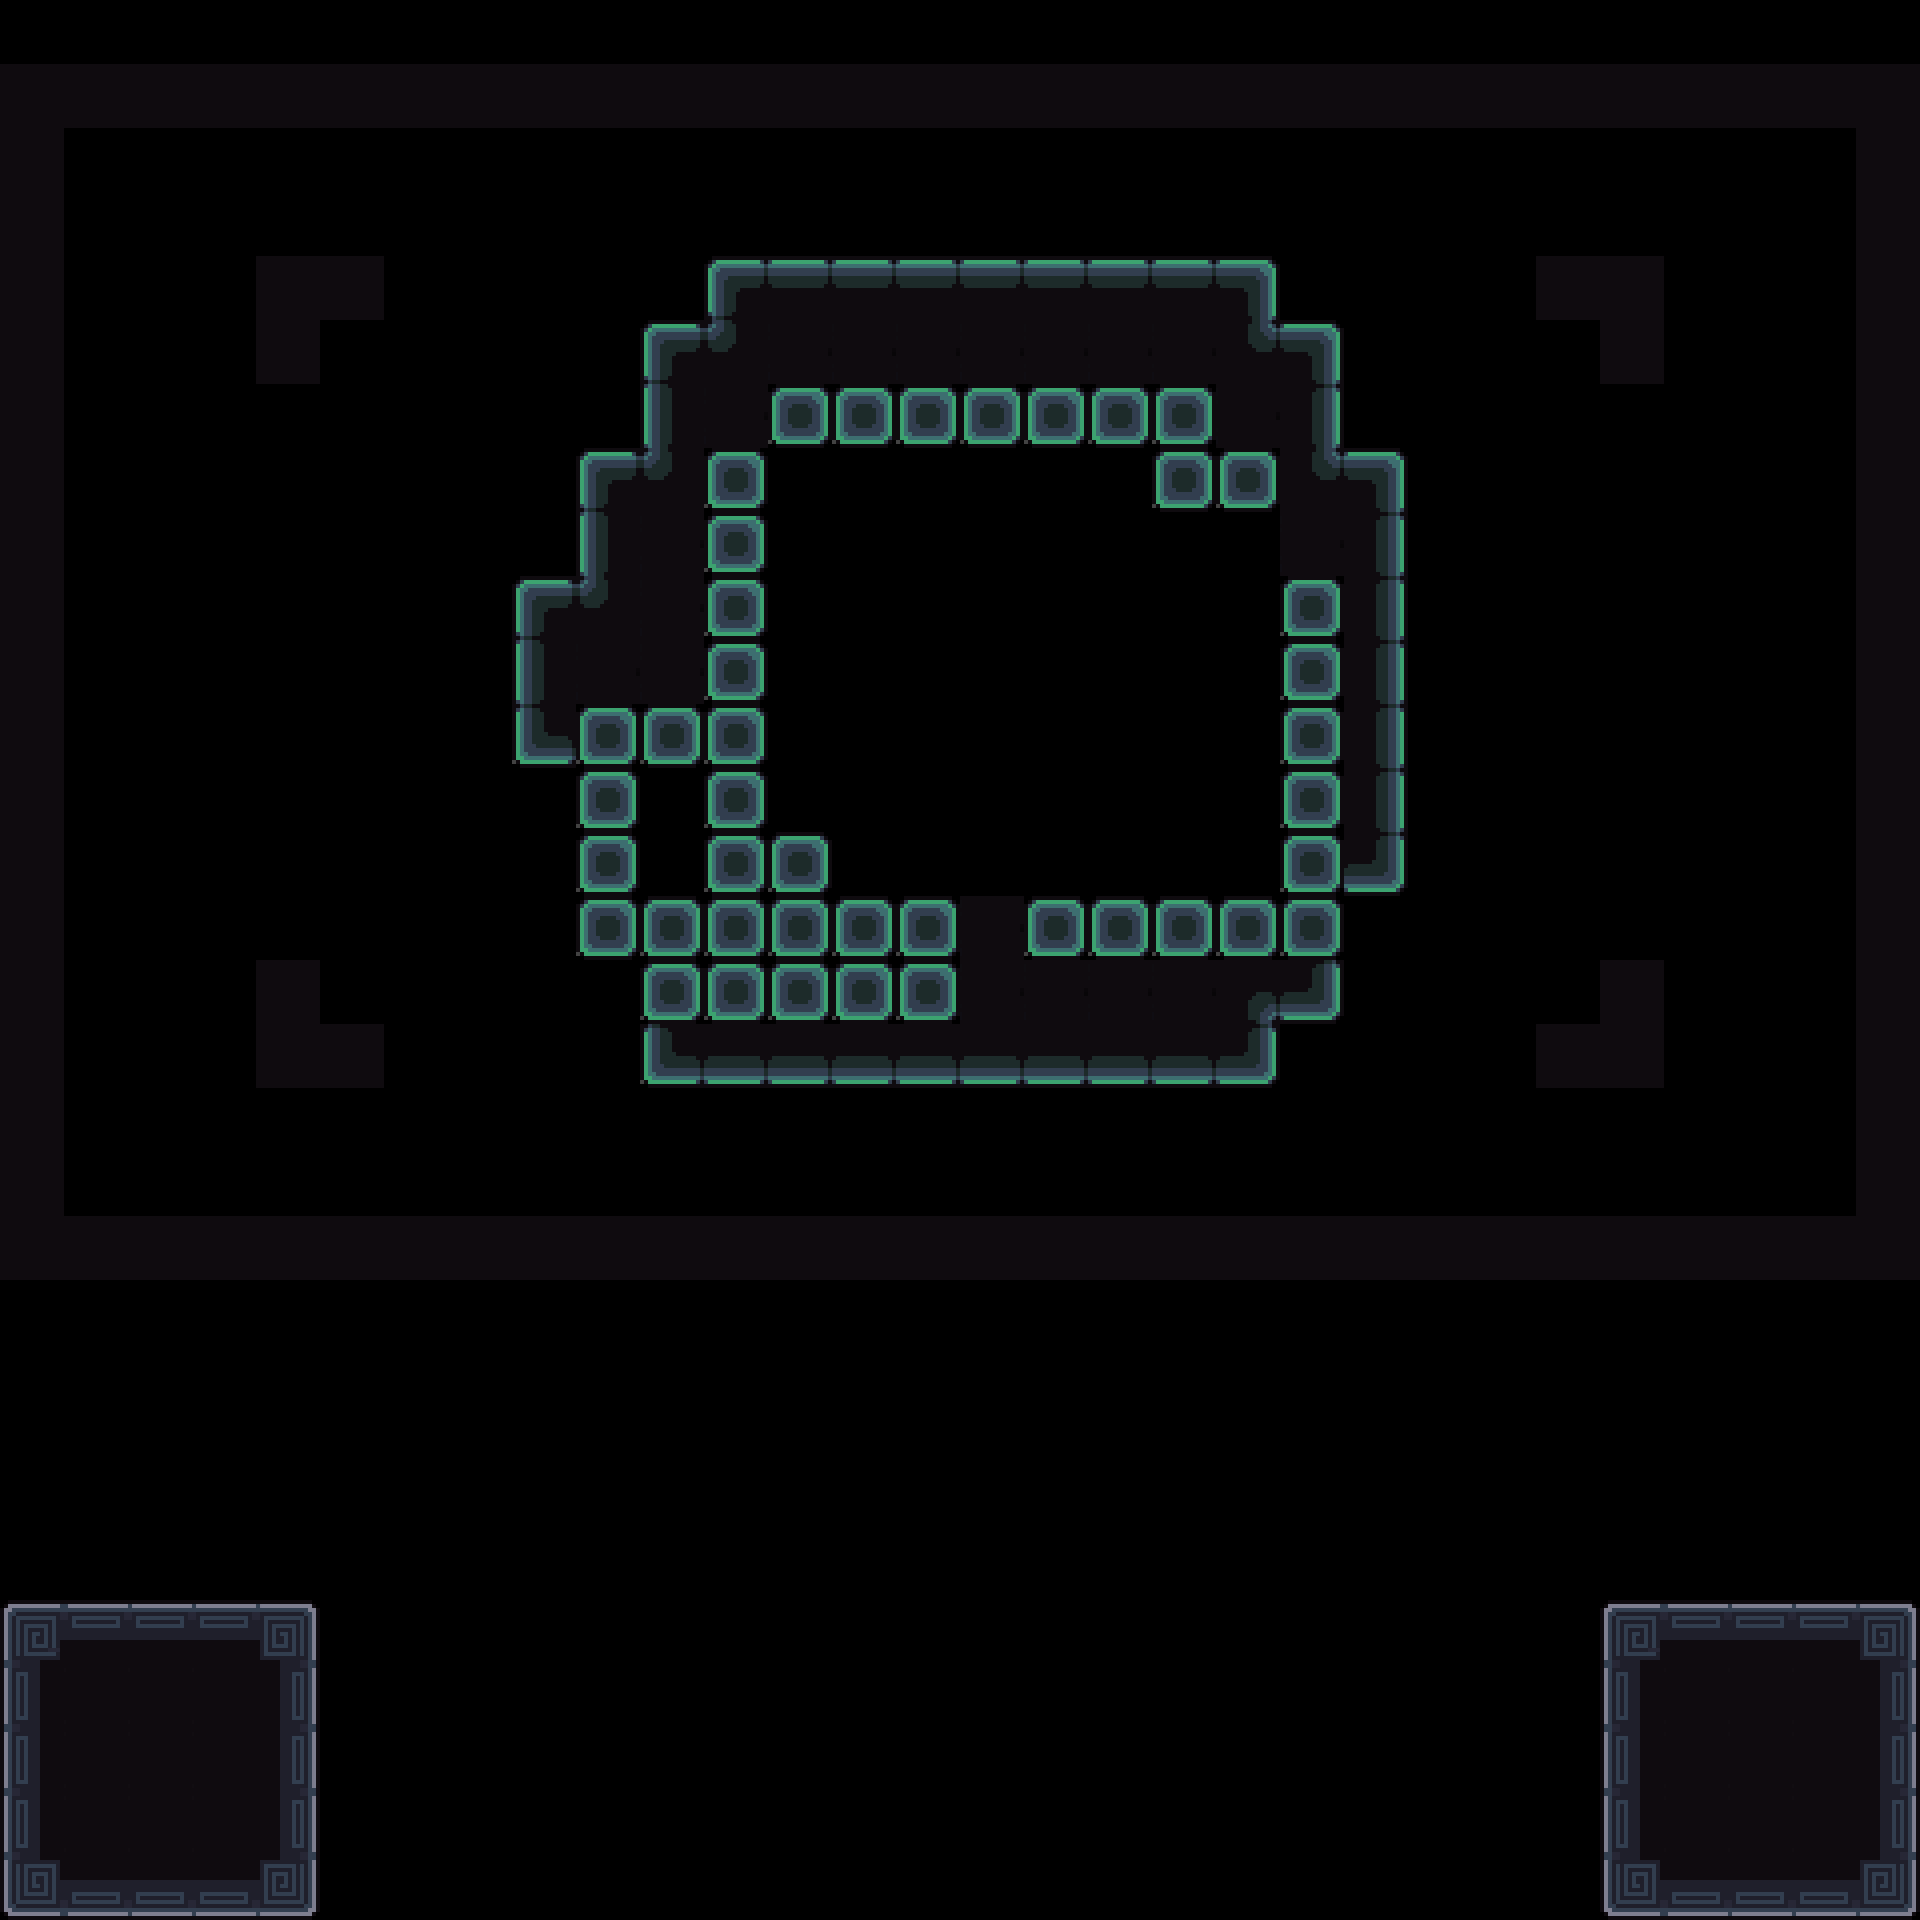

Rendered tile map (Tiled .tmx) drawn with the repository's tilesets; below, a short description and the map source with its tile grids summarised:
An orthogonal 30x30 tile map with 64x64 px tiles, 4 tile layers (Decoration, Main, Exit, Border) and 14 objects (4x 1, 4x Battery, 2x Spike, Camera1, Camera2, ...).

<map version="1.10" tiledversion="1.11.2" orientation="orthogonal" renderorder="right-down" width="30" height="30" tilewidth="64" tileheight="64" infinite="0" nextlayerid="8" nextobjectid="117">
 <tileset firstgid="1" source="../tilesets/tileset_d.tsx" />
 <objectgroup id="4" name="Triggers" visible="0">
  <object id="23" name="Camera1" x="960" y="672">
   <point />
  </object>
  <object id="24" name="Camera2" x="704" y="480">
   <point />
  </object>
  <object id="28" name="Win" x="0" y="64" width="1920" height="1216" />
  <object id="29" name="Unactive" x="0" y="1600" width="320" height="320" />
  <object id="106" name="Data" type="1" x="0" y="0" width="63.6932" height="63.6932">
   <properties>
    <property name="bg" value="blue" />
    <property name="level_number" type="int" value="0" />
    <property name="level_unlock" value="0" />
   </properties>
  </object>
 </objectgroup>
 <layer id="3" name="Decoration" width="30" height="30">
  <data>[900 cells, 0 non-empty, 0 distinct tile ids]</data>
 </layer>
 <layer id="7" name="Main" width="30" height="30">
  <data>[900 cells, 153 non-empty, 22 distinct tile ids]</data>
 </layer>
 <layer id="6" name="Exit" width="30" height="30">
  <data>[900 cells, 0 non-empty, 0 distinct tile ids]</data>
 </layer>
 <objectgroup id="2" name="Entities">
  <object id="107" name="Player0" type="1" x="768" y="640" width="63.6932" height="63.6932" />
  <object id="108" name="Box" type="1" x="1216" y="640" width="63.6932" height="63.6932" />
  <object id="113" name="Box" type="1" x="768" y="576" width="63.6932" height="63.6932" />
  <object id="110" name="Battery" x="1216" y="832" width="63.5" height="63.5" />
  <object id="114" name="Battery" x="768" y="768" width="63.5" height="63.5" />
  <object id="115" name="Battery" x="768" y="448" width="63.5" height="63.5" />
  <object id="116" name="Battery" x="1216" y="512" width="63.5" height="63.5" />
  <object id="111" name="Spike" x="1788.25" y="410.153" width="63.5" height="63.5" />
  <object id="112" name="Spike" x="1472" y="256" width="63.5" height="63.5" />
 </objectgroup>
 <layer id="1" name="Border" width="30" height="30">
  <data>[900 cells, 106 non-empty, 1 distinct tile ids]</data>
 </layer>
</map>
